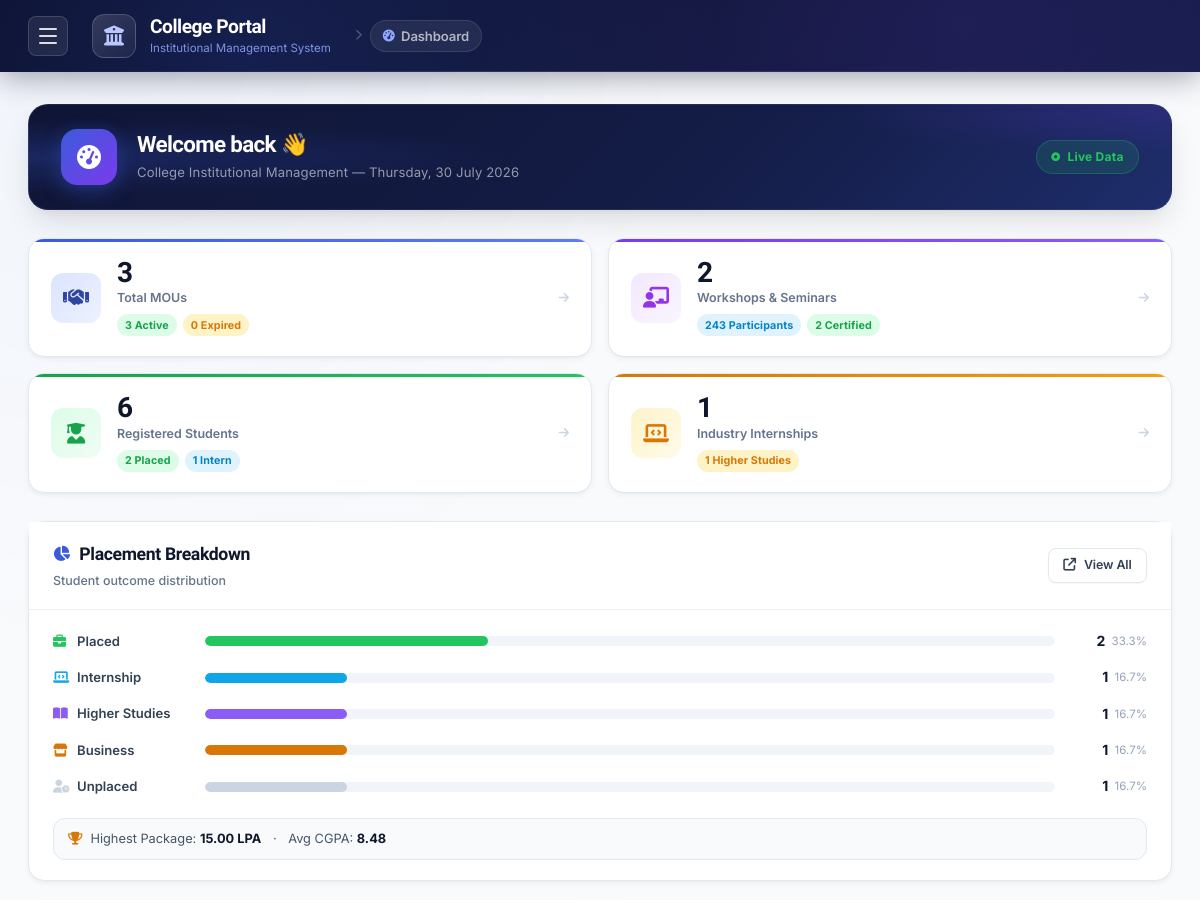
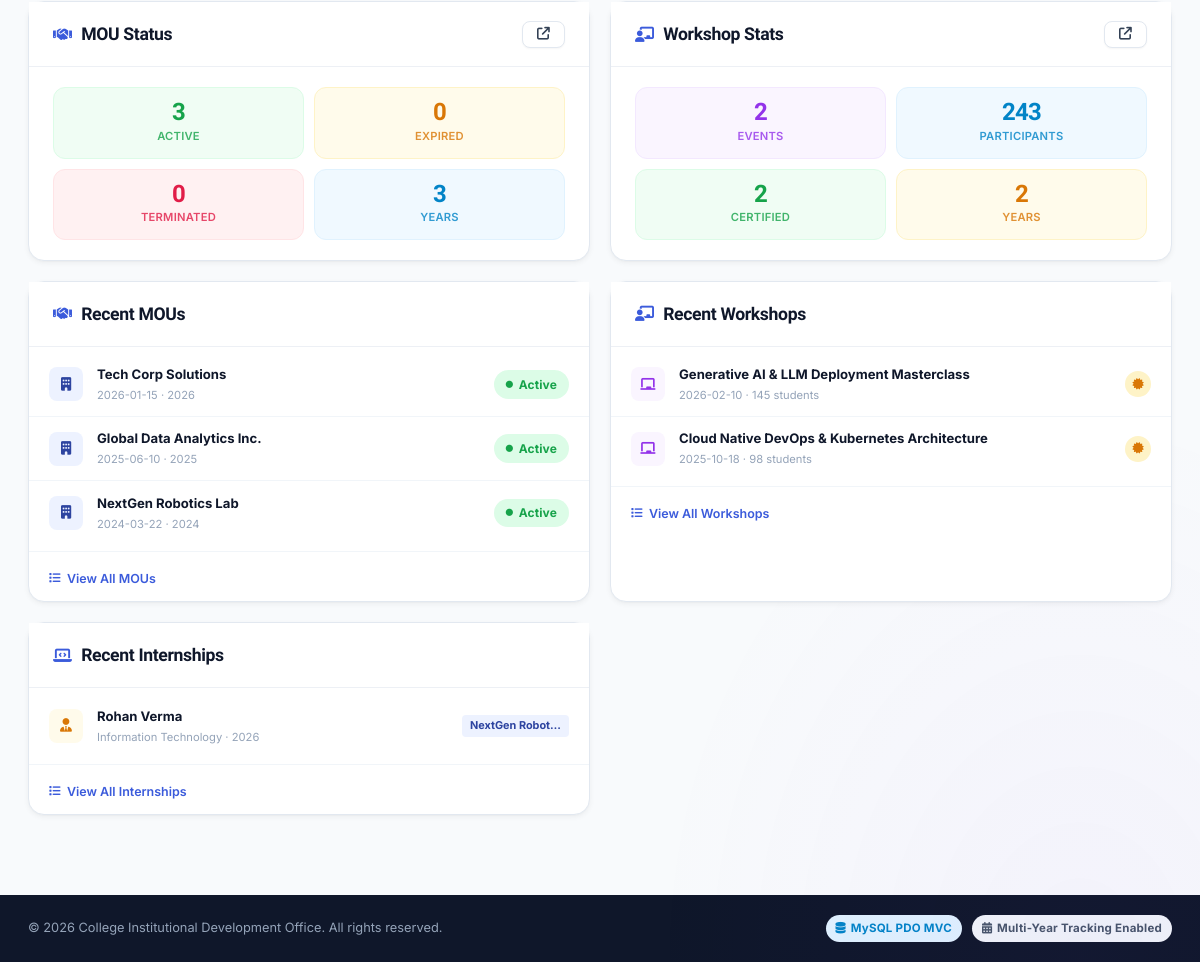
The page / on the database its author committed (2 pictures, top to bottom).
### tables this page shows
CREATE TABLE IF NOT EXISTS `students` (
  `id` INT AUTO_INCREMENT PRIMARY KEY,
  `gr_no` VARCHAR(100) DEFAULT NULL,
  `enroll_no` VARCHAR(100) NOT NULL UNIQUE,
  `name` VARCHAR(150) NOT NULL,
  `email` VARCHAR(150) DEFAULT NULL,
  `phone` VARCHAR(50) DEFAULT NULL,
  `gender` ENUM('Male', 'Female') NOT NULL DEFAULT 'Male',
  `dob` DATE DEFAULT NULL,
  `department` VARCHAR(100) NOT NULL,
  `semester` INT DEFAULT 8,
  `cgpa` DECIMAL(3,2) DEFAULT 0.00,
  `passing_year` INT NOT NULL,
  `address` TEXT DEFAULT NULL,
  `skills` TEXT DEFAULT NULL,
  `password` VARCHAR(255) DEFAULT NULL COMMENT 'Bcrypt hash of enrollment number',
  `placement_status` ENUM('Placed', 'Internship', 'Higher Studies', 'Business', 'Unplaced') NOT NULL DEFAULT 'Unplaced',
  `company_name` VARCHAR(255) DEFAULT NULL,
  `designation` VARCHAR(150) DEFAULT NULL,
  `package_lpa` DECIMAL(5,2) DEFAULT NULL,
  `offer_letter_file` VARCHAR(255) DEFAULT NULL,
  `created_at` DATETIME DEFAULT CURRENT_TIMESTAMP,
  `updated_at` DATETIME DEFAULT CURRENT_TIMESTAMP ON UPDATE CURRENT_TIMESTAMP,
  INDEX (`gr_no`),
  INDEX (`passing_year`),
  INDEX (`department`),
  INDEX (`placement_status`)
);

CREATE TABLE IF NOT EXISTS `mous` (
  `id` INT AUTO_INCREMENT PRIMARY KEY,
  `company_name` VARCHAR(255) NOT NULL,
  `contact_person` VARCHAR(150) DEFAULT NULL,
  `email` VARCHAR(150) DEFAULT NULL,
  `phone` VARCHAR(50) DEFAULT NULL,
  `address` TEXT DEFAULT NULL,
  `website` VARCHAR(255) DEFAULT NULL,
  `signed_date` DATE NOT NULL,
  `expiry_date` DATE NOT NULL,
  `year` INT NOT NULL,
  `description` TEXT DEFAULT NULL,
  `report_file` VARCHAR(255) DEFAULT NULL,
  `status` ENUM('Active', 'Expired', 'Terminated') NOT NULL DEFAULT 'Active',
  `created_at` DATETIME DEFAULT CURRENT_TIMESTAMP,
  `updated_at` DATETIME DEFAULT CURRENT_TIMESTAMP ON UPDATE CURRENT_TIMESTAMP,
  INDEX (`year`),
  INDEX (`status`),
  INDEX (`signed_date`)
);

CREATE TABLE IF NOT EXISTS `workshops` (
  `id` INT AUTO_INCREMENT PRIMARY KEY,
  `title` VARCHAR(255) NOT NULL,
  `instructor_name` VARCHAR(150) DEFAULT NULL,
  `company_name` VARCHAR(255) DEFAULT NULL,
  `instructor_email` VARCHAR(150) DEFAULT NULL,
  `venue` VARCHAR(255) DEFAULT NULL,
  `held_on` DATE NOT NULL,
  `duration` INT DEFAULT 1,
  `description` TEXT DEFAULT NULL,
  `certificate` TINYINT(1) DEFAULT 0,
  `total_participants` INT DEFAULT 0,
  `academic_year` INT NOT NULL,
  `report_file` VARCHAR(255) DEFAULT NULL,
  `created_at` DATETIME DEFAULT CURRENT_TIMESTAMP,
  `updated_at` DATETIME DEFAULT CURRENT_TIMESTAMP ON UPDATE CURRENT_TIMESTAMP,
  INDEX (`academic_year`),
  INDEX (`held_on`)
);

### views/dashboard/index.php (the view, shortened to what the rows shown need)
<div class="container">
    <div class="dash-hero">
        <div class="dash-hero-content">
            <div>
                <h2 class="dash-hero-title">Welcome back 👋</h2>
            </div>
        </div>
    </div>
    <div class="dash-two-col">
        <div class="card dash-breakdown-card">
            <div class="card-header">
                <div class="card-title">
                    <h2><i class="fa-solid fa-chart-pie"></i> Placement Breakdown</h2>
                </div>
            </div>
            <div class="card-body-pad">
                <?php
                $total = max(1, (int)($placementStats['total_students'] ?? 1));
                $bars = [
                    ['label' => 'Placed',         'count' => (int)($placementStats['placed_count']        ?? 0), 'color' => 'var(--green-500)',   'icon' => 'fa-briefcase'],
                    ['label' => 'Internship',      'count' => (int)($placementStats['internship_count']    ?? 0), 'color' => 'var(--blue-500)',    'icon' => 'fa-laptop-code'],
                    ['label' => 'Higher Studies',  'count' => (int)($placementStats['higher_studies_count']?? 0), 'color' => 'var(--accent-400)',  'icon' => 'fa-book-open'],
                    ['label' => 'Business',        'count' => (int)($placementStats['business_count']      ?? 0), 'color' => 'var(--amber-600)',   'icon' => 'fa-store'],
                    ['label' => 'Unplaced',        'count' => (int)($placementStats['unplaced_count']      ?? 0), 'color' => 'var(--neutral-300)', 'icon' => 'fa-user-clock'],
                ];
                foreach ($bars as $bar):
                    $pct = round(($bar['count'] / $total) * 100, 1);
                ?>
                <div class="dash-bar-row">
                    <div class="dash-bar-label">
                        <i class="fa-solid <?= $bar['icon'] ?>" style="color:<?= $bar['color'] ?>; width:16px;"></i>
                        <span><?= $bar['label'] ?></span>
                    </div>
                    <div class="dash-bar-track">
                        <div class="dash-bar-fill" style="width: <?= $pct ?>%; background: <?= $bar['color'] ?>;"></div>
                    </div>
                    <div class="dash-bar-stats">
                        <strong><?= $bar['count'] ?></strong>
                        <span class="text-muted"><?= $pct ?>%</span>
                    </div>
                </div>
                <?php endforeach; ?>
            </div>
        </div>
        <div class="dash-quick-col">
            <div class="card dash-stat-card">
                <div class="card-header">
                    <div class="card-title">
                        <h2><i class="fa-solid fa-handshake"></i> MOU Status</h2>
                    </div>
                </div>
            </div>
            <div class="card dash-stat-card">
                <div class="card-header">
                    <div class="card-title">
                        <h2><i class="fa-solid fa-chalkboard-user"></i> Workshop Stats</h2>
                    </div>
                </div>
            </div>
        </div>
    </div>
    <div class="dash-three-col">
        <div class="card dash-recent-card">
            <div class="card-header">
                <div class="card-title">
                    <h2><i class="fa-solid fa-handshake"></i> Recent MOUs</h2>
                </div>
            </div>
            <div class="dash-recent-list">
                <?php if (empty($recentMous)): ?>
                    <div class="dash-empty">No MOU records yet</div>
                <?php else: foreach ($recentMous as $m): ?>
                    <div class="dash-recent-item">
                        <div class="dash-recent-icon dash-ri-blue">
                            <i class="fa-solid fa-building"></i>
                        </div>
                        <div class="dash-recent-info">
                            <span class="dash-recent-name"><?= htmlspecialchars($m['company_name']) ?></span>
                            <span class="dash-recent-meta"><?= htmlspecialchars($m['signed_date']) ?> · <?= $m['year'] ?></span>
                        </div>
                        <span class="status-badge <?= $m['status'] === 'Active' ? 'status-active' : ($m['status'] === 'Expired' ? 'status-expired' : 'status-terminated') ?>">
                            <i class="fa-solid fa-circle status-dot"></i><?= $m['status'] ?>
                        </span>
                    </div>
                <?php endforeach; endif; ?>
            </div>
        </div>
        <div class="card dash-recent-card">
            <div class="card-header">
                <div class="card-title">
                    <h2><i class="fa-solid fa-chalkboard-user"></i> Recent Workshops</h2>
                </div>
            </div>
            <div class="dash-recent-list">
                <?php if (empty($recentWorkshops)): ?>
                    <div class="dash-empty">No workshop records yet</div>
                <?php else: foreach ($recentWorkshops as $w): ?>
                    <div class="dash-recent-item">
                        <div class="dash-recent-icon dash-ri-purple">
                            <i class="fa-solid fa-chalkboard"></i>
                        </div>
                        <div class="dash-recent-info">
                            <span class="dash-recent-name"><?= htmlspecialchars($w['title']) ?></span>
                            <span class="dash-recent-meta"><?= htmlspecialchars($w['held_on']) ?> · <?= (int)$w['total_participants'] ?> students</span>
                        </div>
                        <?php if ($w['certificate']): ?>
                            <span class="dash-cert-badge"><i class="fa-solid fa-certificate"></i></span>
                        <?php endif; ?>
                    </div>
                <?php endforeach; endif; ?>
            </div>
        </div>
        <div class="card dash-recent-card">
            <div class="card-header">
                <div class="card-title">
                    <h2><i class="fa-solid fa-laptop-code"></i> Recent Internships</h2>
                </div>
            </div>
            <div class="dash-recent-list">
                <?php
                $internships = array_filter($recentStudents, fn($s) => ($s['placement_status'] ?? '') === 'Internship');
                ?>
                <?php if (empty($internships)): ?>
                    <div class="dash-empty">No student records yet</div>
                <?php else: foreach (array_slice($internships, 0, 5) as $s): ?>
                    <div class="dash-recent-item">
                        <div class="dash-recent-icon dash-ri-amber">
                            <i class="fa-solid fa-user-tie"></i>
                        </div>
                        <div class="dash-recent-info">
                            <span class="dash-recent-name"><?= htmlspecialchars($s['name']) ?></span>
                            <span class="dash-recent-meta"><?= htmlspecialchars($s['department']) ?> · <?= $s['passing_year'] ?></span>
                        </div>
                        <?php if (!empty($s['company_name'])): ?>
                            <span class="dash-company-tag"><?= htmlspecialchars(mb_strimwidth($s['company_name'], 0, 14, '…')) ?></span>
                        <?php endif; ?>
                    </div>
                <?php endforeach; endif; ?>
            </div>
        </div>
    </div>
</div>

### rows shown on the page
students: placement_status "Placed", id "2", pct "33.3"
mous: company_name "Tech Corp Solutions", signed_date "2026-01-15", year "2026", status "Active"
mous: company_name "Global Data Analytics Inc.", signed_date "2025-06-10", year "2025", status "Active"
mous: company_name "NextGen Robotics Lab", signed_date "2024-03-22", year "2024", status "Active"
workshops: title "Generative AI & LLM Deployment Masterclass", held_on "2026-02-10", total_participants "145", certificate 1 (drawn)
workshops: title "Cloud Native DevOps & Kubernetes Architecture", held_on "2025-10-18", total_participants "98", certificate 1 (drawn)
students: name "Rohan Verma", department "Information Technology", passing_year "2026", company_name "NextGen Robot…"

### other values the page prints
$mouStats['total'] "3"
$mouStats['active'] "3"
$mouStats['expired'] "0"
$workshopStats['total_workshops'] "2"
$workshopStats['total_participants'] "243"
$workshopStats['certificate_count'] "2"
$placementStats['total_students'] "6"
$placementStats['placed_count'] "2"
$placementStats['internship_count'] "1"
$placementStats['higher_studies_count'] "1"
$bar['label'] "Internship"
$bar['count'] "1"
$pct "16.7"
$bar['label'] "Higher Studies"
$bar['label'] "Business"
